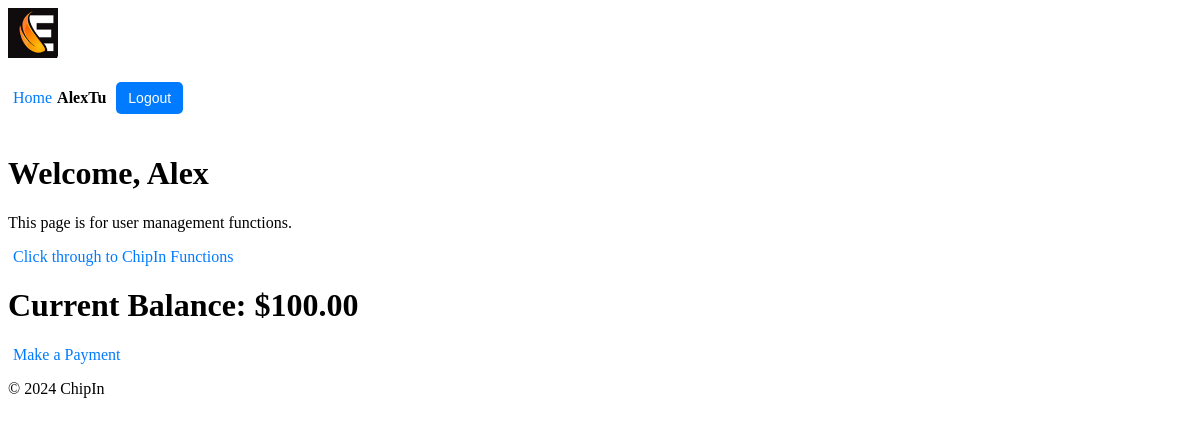
The app's page /users/ (signed in), older data.
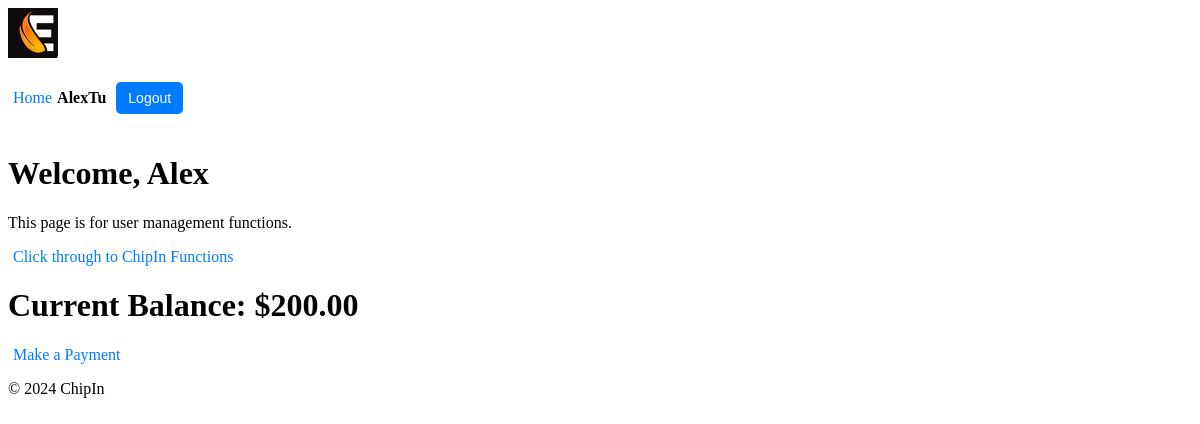
The same page, newer data.
### users/models.py (models this page shows, shortened)
class Profile(models.Model):
    user = models.OneToOneField(User, on_delete=models.CASCADE)
    first_name = models.CharField(max_length=30)
    surname = models.CharField(max_length=30)
    nickname = models.CharField(max_length=30, unique=True, null=False, blank=False)
    max_spend = models.DecimalField(max_digits=10, decimal_places=2, default=100.00)  # Max spend for each event
    balance = models.DecimalField(max_digits=10, decimal_places=2, default=100.00)  # User's current balance

### users/views.py (the view)
# urls.py: path("", views.user, name="user"),
def user(request):
    profile = request.user.profile
    return render(request, 'users/user.html', {
        'user': request.user,
        'balance': profile.balance
    })

### chipin/context_processors.py (called while the page is built)
def user_profile(request):
    if request.user.is_authenticated:
        try:
            return {'nickname': request.user.profile.nickname}
        except Profile.DoesNotExist:
            return {'nickname': request.user.username}  # Fallback to username if no profile exists
    return {}

### users/templates/users/user.html (shortened to what this page needs)
{% extends 'chipin/base.html' %}
{% load static %}
{% block content %}
    <h1>Welcome, {{ user.first_name }}</h1>
    <p>This page is for user management functions.</p>
    <a href="{% url 'chipin:home' %}">Click through to ChipIn Functions</a>
    <h1>Current Balance: ${{ balance }}</h1>
    <a href="{% url 'users:top_up' %}">Make a Payment</a>
    {% endblock %}

Row changes from the older to the newer data that the page shows:
changed Profile: balance "100.00" → "200.00"
